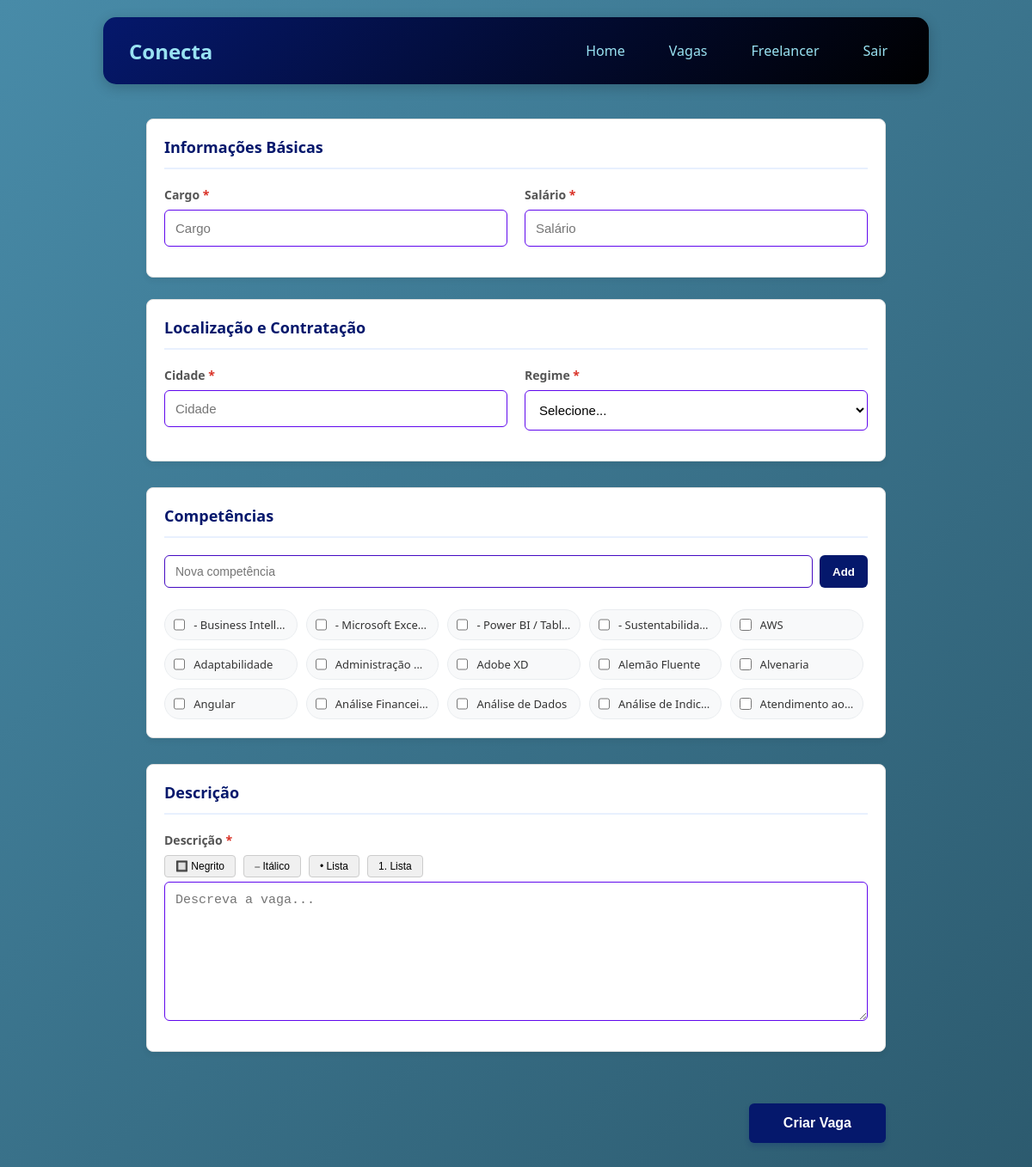
The page /empresa/vaga/criar (signed in) on the database its author committed.
### tables this page shows
CREATE TABLE competencias (
        id_competencia INTEGER PRIMARY KEY AUTOINCREMENT,
        nome TEXT
    );

### routes/route_vagas.py (the view, shortened to what this page needs)
@bp_vagas.route('/empresa/vaga/criar', methods=['GET', 'POST'])
def empresa_criar_vaga():
    if 'usuario_id' not in session or session.get('tipo') != 'empresa':
        return redirect('/')
    if request.method == 'GET':
        return render_template('home/criar_vaga.html',
                             competencias=Competencia.listar_todas())

### CRUDs/crud_comp.py (called while the page is built)
    @staticmethod
    def listar_todas():
        conn = get_connection()
        try:
            cursor = conn.cursor()
            cursor.execute("SELECT * FROM competencias ORDER BY nome")
            return cursor.fetchall()
        finally:
            conn.close()

### database/connect.py (called while the page is built)
def get_connection():
    conn = sqlite3.connect(Config.DB_PATH) # cria conexão
    conn.execute("PRAGMA foreign_keys = ON;") # ativa foreign keys
    conn.row_factory = sqlite3.Row  # retorna dicionário ao invés de tupla
    return conn # retorna conexão

### models/model_comp.py (called while the page is built)
    @staticmethod
    def listar_todas():
        return CompetenciaCRUD.listar_todas()

### templates/home/criar_vaga.html (shortened to what this page needs)
{% extends "menu.html" %}
{% block content %}
<div class="container-principal">
    <form action="{{ url_for('vagas.empresa_criar_vaga') }}" method="POST">
        <div class="formulario-layout-wrapper">
            <div class="formulario-principal-corpo">
                <div class="secao-vaga">
                    <div class="secao-header">
                        <h2>Informações Básicas</h2>
                    </div>
                    <div class="dividir"></div>
                    <div class="secao-content">
                        <div class="campo-row">
                            <div class="campo campo-metade">
                                <label>Cargo <span class="obrigatorio">*</span></label>
                                <input type="text" name="titulo" id="titulo" class="form-control" placeholder="Cargo" list="lista-titulos" required>
                            </div>
                            <div class="campo campo-metade">
                                <label>Salário <span class="obrigatorio">*</span></label>
                                <input type="number" name="salario" id="salario" class="form-control" placeholder="Salário" required>
                            </div>
                        </div>
                    </div>
                </div>
                <div class="secao-vaga">
                    <div class="secao-header">
                        <h2>Localização e Contratação</h2>
                    </div>
                    <div class="dividir"></div>
                    <div class="secao-content">
                        <div class="campo-row">
                            <div class="campo campo-metade">
                                <label>Cidade <span class="obrigatorio">*</span></label>
                                <input type="text" name="cidade" id="cidade" class="form-control" placeholder="Cidade" required>
                            </div>
                            <div class="campo campo-metade">
                                <label>Regime <span class="obrigatorio">*</span></label>
                                <select name="regime" id="regime" class="form-control select-custom" required>
                                    <option value="">Selecione...</option>
                                </select>
                            </div>
                        </div>
                    </div>
                </div>
            </div> <aside class="sidebar-competencias">
                <div class="secao-header">
                    <h2>Competências</h2>
                </div>
                <div class="dividir"></div>
                <div class="adicionarcompetencia">
                    <input type="text" id="input_nova_comp" placeholder="Nova competência">
                    <button type="button" id="btn-adicionar" onclick="adicionarCompetencia()">Add</button>
                </div>
                <div class="secao-content">
                    <div id="lista-competencias" class="competencias-lista-sidebar">
                        {% for c in competencias %}
                        <div class="competencia-item">
                            <input type="checkbox" name="competencias" value="{{ c[0] }}" id="comp_{{ c[0] }}">
                            <label for="comp_{{ c[0] }}">{{ c[1] }}</label>
                        </div>
                        {% endfor %}
                    </div>
                </div>
            </aside>
                <div class="secao-vaga">
                    <div class="secao-header">
                        <h2>Descrição</h2>
                    </div>
                    <div class="dividir"></div>
                    <div class="secao-content">
                        <div class="campo-row">
                            <div class="campo">
    <label>Descrição <span class="obrigatorio">*</span></label>
    <div class="format-buttons" style="margin-bottom: 5px;">
        <button type="button" onclick="formatar('**', '**')" class="btn-formato">🔲 Negrito</button>
        <button type="button" onclick="formatar('*', '*')" class="btn-formato">⎯ Itálico</button>
        <button type="button" onclick="formatarLista('- ')" class="btn-formato">• Lista</button>
        <button type="button" onclick="formatarLista('1. ')" class="btn-formato">1. Lista</button>
    </div>
    <textarea name="descricao" id="descricao" class="form-control"
              placeholder="Descreva a vaga..." required rows="8"></textarea>
</div>
                        </div>
                    </div>
                </div>
            <div class="container-btn">
                <button type="submit" class="btn-submit">Criar Vaga</button>
            </div>
        </div>
    </form>
</div>
<link rel="stylesheet" href="{{ url_for('static', filename='css/home/criar_vaga.css') }}">
{% endblock %}

### static/css/home/homef.css (style rules this page uses)
* { margin: 0; padding: 0; box-sizing: border-box; }
body { font-family: 'Segoe UI', Tahoma, Geneva, Verdana, sans-serif; background: linear-gradient(135deg, #488BA8 0%, #2c5a6e 100%); min-height: 100vh; }

### static/css/home/criar_vaga.css (style rules this page uses)
.container-principal { max-width: 900px; margin: 40px auto; padding: 0 20px; font-family: 'Segoe UI', Tahoma, Geneva, Verdana, sans-serif; color: #333; }
.formulario-layout-wrapper { display: flex; flex-direction: column; gap: 30px; }
.formulario-principal-corpo { width: 100%; display: flex; flex-direction: column; }
.sidebar-competencias { width: 100%; background: #fff; border-radius: 8px; padding: 20px; box-shadow: 0 4px 6px rgba(0, 0, 0, 0.05); border: 1px solid #e0e0e0; position: static; max-height: none; display: flex; flex-direction: column; box-sizing: border-box; }
.competencias-lista-sidebar { display: flex; flex-direction: row; flex-wrap: wrap; gap: 10px; overflow-y: visible; max-height: none; padding: 5px 0; }
.secao-vaga { background: #fff; border-radius: 8px; padding: 20px; margin-bottom: 25px; box-shadow: 0 4px 6px rgba(0, 0, 0, 0.05); border: 1px solid #e0e0e0; }
.secao-vaga:last-child { margin-bottom: 0; }
.secao-header h2 { font-size: 18px; color: #05186c; margin: 0; font-weight: 600; }
.dividir { height: 2px; background-color: #e8f0fe; margin: 12px 0 20px 0; }
.campo-row { display: flex; gap: 20px; flex-wrap: wrap; width: 100%; }
.campo { display: flex; flex-direction: column; width: 100%; margin-bottom: 15px; }
.campo-metade { flex: 1; min-width: 250px; }
.campo label { font-size: 14px; font-weight: 600; margin-bottom: 8px; color: #555; }
.obrigatorio { color: #d93025; }
.form-control { width: 100%; padding: 12px; font-size: 15px; border: 1px solid #6008ed; border-radius: 6px; box-sizing: border-box; transition: border-color 0.2s, box-shadow 0.2s; }
textarea.form-control { min-height: 120px; resize: vertical; }
select.select-custom { background-color: #fff; cursor: pointer; height: 47px; }
.adicionarcompetencia { display: flex; gap: 8px; margin-bottom: 20px; }
.adicionarcompetencia input { flex: 1; padding: 10px 12px; border: 1px solid #450bc2; border-radius: 6px; font-size: 14px; }
.adicionarcompetencia button { padding: 10px 15px; background-color: #05186c; color: white; border: none; border-radius: 6px; font-weight: bold; cursor: pointer; transition: background-color 0.2s; }
.competencia-item { display: inline-flex; align-items: center; background: #f8f9fa; padding: 8px 14px; border-radius: 20px; border: 1px solid #e9ecef; transition: background-color 0.2s; white-space: nowrap; }
.competencia-item input[type="checkbox"] { margin-right: 10px; width: 16px; height: 16px; cursor: pointer; accent-color: #05186c; }
.competencia-item label { margin: 0; cursor: pointer; font-size: 14px; user-select: none; width: 100%; }
.container-btn { display: flex; justify-content: flex-end; margin-top: 5px; width: 100%; }
.btn-submit { padding: 14px 40px; font-size: 16px; font-weight: bold; color: #fff; background-color: #05186c; border: none; border-radius: 6px; cursor: pointer; box-shadow: 0 4px 6px rgba(5, 24, 108, 0.2); transition: background-color 0.2s, transform 0.1s; width: auto; }
input { border: 1px solid #0055ff; border-radius: 8px; }
.btn-formato { padding: 5px 12px; margin-right: 5px; background: #f0f0f0; border: 1px solid #ccc; border-radius: 4px; cursor: pointer; font-size: 12px; }
.competencias-lista-sidebar { display: grid; grid-template-columns: repeat(5, minmax(0, 1fr)); gap: 10px; padding: 5px 5px 5px 0; max-height: calc((38px * 3) + (10px * 2)); overflow-y: auto; overflow-x: hidden; }
.competencia-item { display: flex; align-items: center; background: #f8f9fa; padding: 8px 10px; border-radius: 20px; border: 1px solid #e9ecef; transition: background-color 0.2s; box-sizing: border-box; width: 100%; }
.competencia-item label { margin: 0; cursor: pointer; font-size: 13px; user-select: none; width: 100%; overflow: hidden; text-overflow: ellipsis; white-space: nowrap; }

### rows shown on the page
competencias: nome "- Business Intell…"
competencias: nome "- Microsoft Exce…"
competencias: nome "- Power BI / Tabl…"
competencias: nome "- Sustentabilida…"
competencias: nome "AWS"
competencias: nome "Adaptabilidade"
competencias: nome "Administração…"
competencias: nome "Adobe XD"
competencias: nome "Alemão Fluente"
competencias: nome "Alvenaria"
competencias: nome "Angular"
competencias: nome "Análise Financeira"
competencias: nome "Análise de Dados"
competencias: nome "Análise de Indic…"
competencias: nome "Atendimento ao…"
